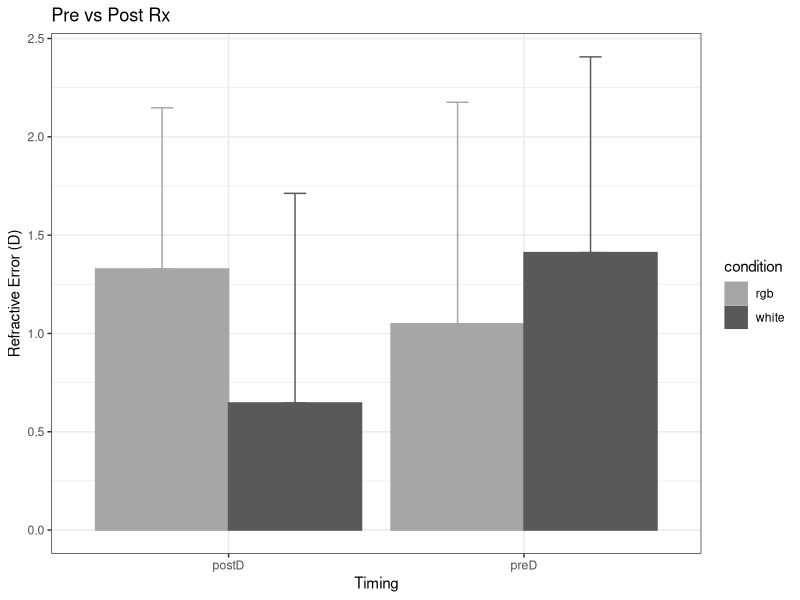

The R source for this figure:
library(ggplot2)
library(tidyverse)

re_dat <- read.csv('rbg_noise_ir_data.csv')

# The bar graph - we need to summarize ####

re_dat_long <- pivot_longer(data = re_dat, cols = preD:postD)
re_agg_mean <- aggregate(value ~ name + condition, data = re_dat_long, mean)

re_agg_sd <- aggregate(value ~ name + condition, data = re_dat_long, sd)
re_agg_sd$value <- re_agg_mean$value + re_agg_sd$value

pbar <- ggplot(data = re_agg_mean, aes(x = name, y = value, fill=condition, color = condition)) +  geom_bar(stat = 'identity', position = position_dodge()) + geom_errorbar(stat = 'identity', width = 0.15, position = position_dodge(width = 0.9), aes(ymin = value, ymax = re_agg_sd$value)) + labs(x = "Timing", y = "Refractive Error (D)", title = "Pre vs Post Rx") + theme_bw() + scale_fill_manual(values = c('gray65','gray35')) + scale_color_manual(values = c('gray65','gray35'))

print(pbar) 

